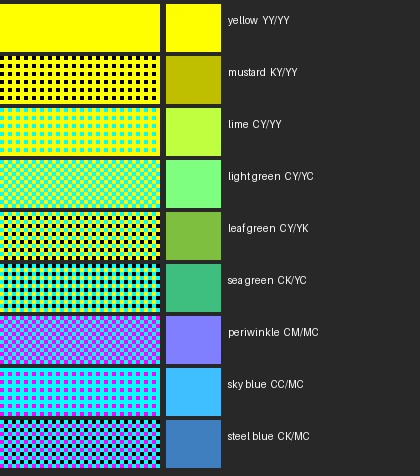

Write the Python code that produced this figure.
#!/usr/bin/env python3
"""Preview the dither palette: each colour's 2x2 dither with MODE 1's (near-square) pixels,
its average, and its cell pattern."""
import os
import sys
from PIL import Image, ImageDraw

sys.path.insert(0, os.path.join(os.path.dirname(__file__), '..', 'tools'))
import palette as PL  # noqa: E402

PHYS = {0: (0, 0, 0), 1: (0, 255, 255), 2: (255, 0, 255), 3: (255, 255, 0)}
S = 4                                           # image pixels per MODE 1 pixel, square
img = Image.new('RGB', (40 * S + 260, len(PL.PALETTE) * 26 * S // 2 + 8), (40, 40, 40))
d = ImageDraw.Draw(img)
for i, (name, *_) in enumerate(PL.PALETTE):
    y0 = 4 + i * 13 * S
    for y in range(12 * S // S):
        for x in range(40):
            col = PHYS[PL.PATTERNS[i][(x & 1, y & 1)]]
            d.rectangle([x * S, y0 + y * S, x * S + S - 1, y0 + y * S + S - 1], col)
    avg = tuple(int(255 * v) for v in PL.rgb(i))
    d.rectangle([40 * S + 6, y0, 40 * S + 60, y0 + 12 * S - 1], avg)
    cells = ''.join('KCMY'[PL.PATTERNS[i][p]] for p in [(0, 0), (1, 0), (0, 1), (1, 1)])
    d.text((40 * S + 68, y0 + 10), f'{name}  {cells[:2]}/{cells[2:]}', fill=(255, 255, 255))
img.save('swatch.png')
